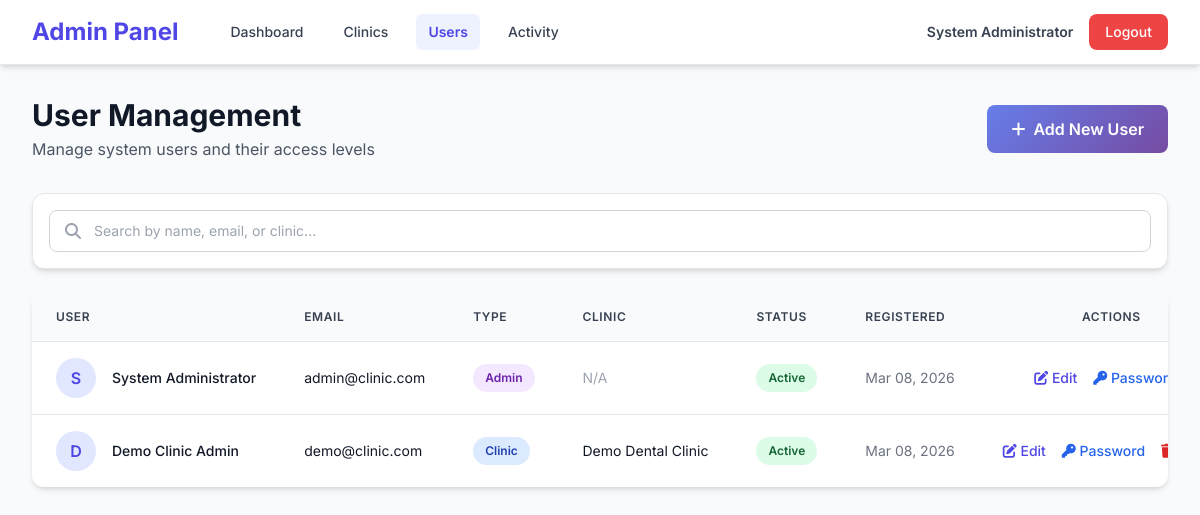
Before: /admin/users.php (signed in) with the older database file.
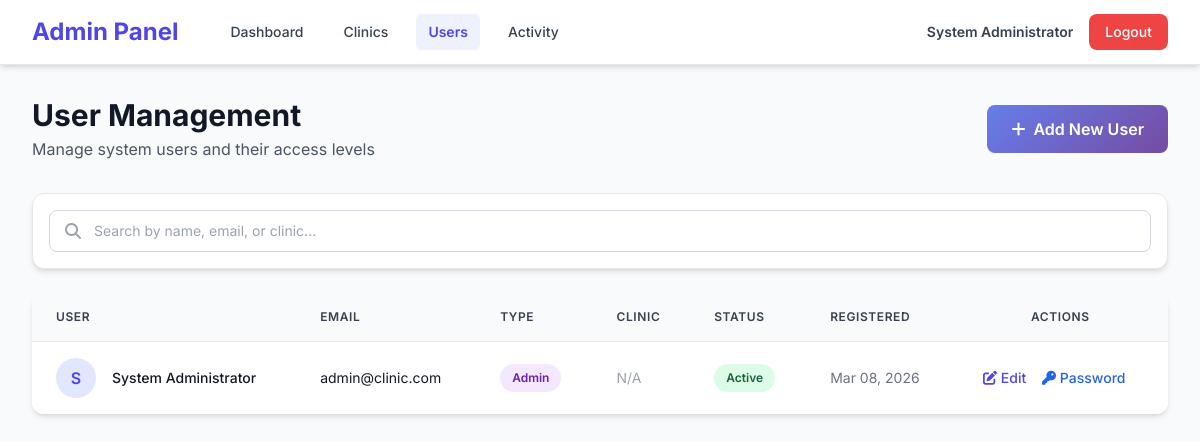
After: the same page with the newer database file.
### tables this page shows
CREATE TABLE IF NOT EXISTS users (
    id INT PRIMARY KEY AUTO_INCREMENT,
    clinic_id INT NULL,
    full_name VARCHAR(255) NOT NULL,
    email VARCHAR(255) UNIQUE NOT NULL,
    password VARCHAR(255) NOT NULL,
    user_type ENUM('admin', 'clinic') DEFAULT 'clinic',
    is_active TINYINT(1) DEFAULT 1,
    last_login TIMESTAMP NULL,
    created_at TIMESTAMP DEFAULT CURRENT_TIMESTAMP,
    updated_at TIMESTAMP DEFAULT CURRENT_TIMESTAMP ON UPDATE CURRENT_TIMESTAMP,
    
    FOREIGN KEY (clinic_id) REFERENCES clinics(id) ON DELETE CASCADE,
    
    INDEX idx_email (email),
    INDEX idx_clinic (clinic_id),
    INDEX idx_type (user_type),
    INDEX idx_active (is_active)
);

CREATE TABLE IF NOT EXISTS clinics (
    id INT PRIMARY KEY AUTO_INCREMENT,
    clinic_name VARCHAR(255) NOT NULL,
    clinic_prefix VARCHAR(10) UNIQUE NOT NULL,
    contact_email VARCHAR(255) NOT NULL,
    contact_phone VARCHAR(20),
    address TEXT,
    logo_path VARCHAR(255),
    is_active TINYINT(1) DEFAULT 1,
    created_at TIMESTAMP DEFAULT CURRENT_TIMESTAMP,
    updated_at TIMESTAMP DEFAULT CURRENT_TIMESTAMP ON UPDATE CURRENT_TIMESTAMP,
    
    INDEX idx_prefix (clinic_prefix),
    INDEX idx_active (is_active),
    INDEX idx_created (created_at)
);

### core/Session.php (called while the page is built, shortened)
<?php
class Session {
    public static function get($key, $default = null) {
        return $_SESSION[$key] ?? $default;
    }
    public static function getUserId() {
        return self::get('user_id');
    }
    public static function getUserName() {
        return self::get('full_name');
    }
}

### admin/users.php (the view, shortened to what this page needs)
<?php
$db = Database::getInstance()->getConnection();
$users = $db->query("
    SELECT u.*, c.clinic_name
    FROM users u
    LEFT JOIN clinics c ON u.clinic_id = c.id
    ORDER BY u.created_at DESC
");
?>
<!DOCTYPE html>
<html lang="en">
<head>
    <script src="https://cdn.tailwindcss.com"></script>
    <link rel="stylesheet" href="https://cdnjs.cloudflare.com/ajax/libs/font-awesome/6.4.0/css/all.min.css">
</head>
<body class="bg-gray-50">
    <header class="bg-white shadow-md border-b border-gray-200">
        <div class="max-w-7xl mx-auto px-4 sm:px-6 lg:px-8">
            <div class="flex justify-between items-center h-16">
                <div class="flex items-center">
                    <div class="flex-shrink-0">
                        <h1 class="text-2xl font-bold text-indigo-600">Admin Panel</h1>
                    </div>
                    <nav class="ml-10 flex space-x-4">
                        <a href="index.php" class="px-3 py-2 rounded-md text-sm font-medium text-gray-700 hover:text-indigo-600 hover:bg-gray-50 transition">Dashboard</a>
                        <a href="clinics.php" class="px-3 py-2 rounded-md text-sm font-medium text-gray-700 hover:text-indigo-600 hover:bg-gray-50 transition">Clinics</a>
                        <a href="users.php" class="px-3 py-2 rounded-md text-sm font-semibold text-indigo-600 bg-indigo-50">Users</a>
                        <a href="activity.php" class="px-3 py-2 rounded-md text-sm font-medium text-gray-700 hover:text-indigo-600 hover:bg-gray-50 transition">Activity</a>
                    </nav>
                </div>
                <div class="flex items-center gap-4">
                    <span class="text-sm text-gray-700">
                        <span class="font-semibold"><?= htmlspecialchars(Session::getUserName()) ?></span>
                    </span>
                    <a href="<?= BASE_URL ?>/public/logout.php"
                       class="bg-red-500 hover:bg-red-600 text-white px-4 py-2 rounded-lg text-sm font-medium transition">
                        Logout
                    </a>
                </div>
            </div>
        </div>
    </header>
    <div class="max-w-7xl mx-auto px-4 sm:px-6 lg:px-8 py-8">
        <div class="flex justify-between items-center mb-8">
            <div>
                <h2 class="text-3xl font-bold text-gray-900">User Management</h2>
                <p class="text-gray-600 mt-1">Manage system users and their access levels</p>
            </div>
            <button onclick="openAddModal()" class="gradient-bg text-white px-6 py-3 rounded-lg font-semibold hover:shadow-lg transition">
                <i class="fas fa-plus mr-2"></i>Add New User
            </button>
        </div>
        <div class="bg-white rounded-xl shadow-md border border-gray-200 p-4 mb-6">
            <div class="relative">
                <span class="absolute inset-y-0 left-0 flex items-center pl-4 text-gray-400">
                    <i class="fas fa-search"></i>
                </span>
                <input type="text" id="userSearch"
                       class="w-full pl-11 pr-4 py-2.5 border border-gray-300 rounded-lg focus:ring-2 focus:ring-indigo-500 focus:border-indigo-500 transition text-sm"
                       placeholder="Search by name, email, or clinic..." autocomplete="off">
            </div>
        </div>
        <div class="bg-white rounded-xl shadow-md overflow-hidden">
            <div class="overflow-x-auto">
                <table class="min-w-full divide-y divide-gray-200">
                    <thead class="bg-gray-50">
                        <tr>
                            <th class="px-6 py-4 text-left text-xs font-semibold text-gray-700 uppercase tracking-wider">User</th>
                            <th class="px-6 py-4 text-left text-xs font-semibold text-gray-700 uppercase tracking-wider">Email</th>
                            <th class="px-6 py-4 text-left text-xs font-semibold text-gray-700 uppercase tracking-wider">Type</th>
                            <th class="px-6 py-4 text-left text-xs font-semibold text-gray-700 uppercase tracking-wider">Clinic</th>
                            <th class="px-6 py-4 text-left text-xs font-semibold text-gray-700 uppercase tracking-wider">Status</th>
                            <th class="px-6 py-4 text-left text-xs font-semibold text-gray-700 uppercase tracking-wider">Registered</th>
                            <th class="px-6 py-4 text-center text-xs font-semibold text-gray-700 uppercase tracking-wider">Actions</th>
                        </tr>
                    </thead>
                    <tbody class="bg-white divide-y divide-gray-200">
                        <?php while ($user = $users->fetch_assoc()): ?>
                        <tr class="hover:bg-gray-50 transition" data-searchable="<?= strtolower(htmlspecialchars($user['full_name'] . ' ' . $user['email'] . ' ' . $user['user_type'] . ' ' . ($user['clinic_name'] ?? ''))) ?>">
                            <td class="px-6 py-4 whitespace-nowrap">
                                <div class="flex items-center">
                                    <div class="w-10 h-10 rounded-full bg-indigo-100 flex items-center justify-center text-indigo-600 font-semibold">
                                        <?= strtoupper(substr($user['full_name'], 0, 1)) ?>
                                    </div>
                                    <div class="ml-4">
                                        <div class="text-sm font-medium text-gray-900"><?= htmlspecialchars($user['full_name']) ?></div>
                                    </div>
                                </div>
                            </td>
                            <td class="px-6 py-4 whitespace-nowrap">
                                <div class="text-sm text-gray-900"><?= htmlspecialchars($user['email']) ?></div>
                            </td>
                            <td class="px-6 py-4 whitespace-nowrap">
                                <span class="px-3 py-1 inline-flex text-xs leading-5 font-semibold rounded-full
                                    <?= $user['user_type'] === 'admin' ? 'bg-purple-100 text-purple-800' : 'bg-blue-100 text-blue-800' ?>">
                                    <?= ucfirst($user['user_type']) ?>
                                </span>
                            </td>
                            <td class="px-6 py-4 whitespace-nowrap">
                                <div class="text-sm text-gray-900">
                                    <?= $user['clinic_name'] ? htmlspecialchars($user['clinic_name']) : '<span class="text-gray-400">N/A</span>' ?>
                                </div>
                            </td>
                            <td class="px-6 py-4 whitespace-nowrap">
                                <span class="px-3 py-1 inline-flex text-xs leading-5 font-semibold rounded-full
                                    <?= $user['is_active'] ? 'bg-green-100 text-green-800' : 'bg-red-100 text-red-800' ?>">
                                    <?= $user['is_active'] ? 'Active' : 'Inactive' ?>
                                </span>
                            </td>
                            <td class="px-6 py-4 whitespace-nowrap text-sm text-gray-500">
                                <?= date('M d, Y', strtotime($user['created_at'])) ?>
                            </td>
                            <td class="px-6 py-4 whitespace-nowrap text-center text-sm">
                                <button onclick='openEditModal(<?= json_encode($user) ?>)'
                                        class="text-indigo-600 hover:text-indigo-900 font-medium mr-3">
                                    <i class="fas fa-edit"></i> Edit
                                </button>
                                <button onclick='openPasswordModal(<?= $user["id"] ?>, "<?= htmlspecialchars($user["full_name"]) ?>")'
                                        class="text-blue-600 hover:text-blue-900 font-medium mr-3">
                                    <i class="fas fa-key"></i> Password
                                </button>
                                <?php if ($user['id'] != Session::getUserId()): ?>
                                <button onclick='confirmDelete(<?= $user["id"] ?>, "<?= htmlspecialchars($user["full_name"]) ?>")'
                                        class="text-red-600 hover:text-red-900 font-medium">
                                    <i class="fas fa-trash"></i> Delete
                                </button>
                                <?php endif; ?>
                            </td>
                        </tr>
                        <?php endwhile; ?>
                    </tbody>
                </table>
            </div>
        </div>
    </div>
</body>
</html>

### admin/users.php (style rules this page uses)
body { font-family: 'Inter', sans-serif; }
.gradient-bg { background: linear-gradient(135deg, #667eea 0%, #764ba2 100%); }

Changed rows visible on the page:
removed users: full_name "D", full_name "Demo Clinic Admin", email "demo@clinic.com", user_type "Clinic", clinic.clinic_name "Demo Dental Clinic", is_active "Active", created_at "Mar 08, 2026"
